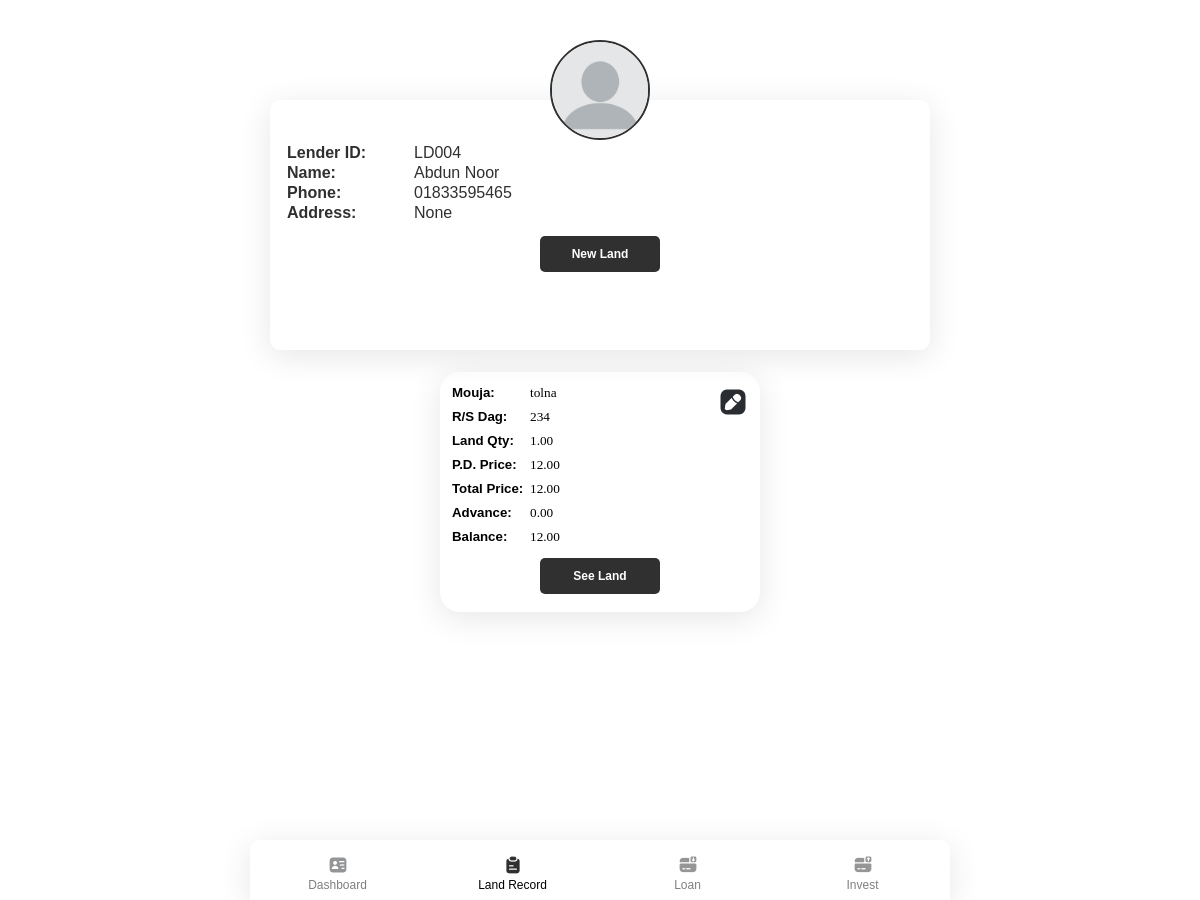
Screenshot of /landownerprofile/4 (signed in) with the database file from the repository.
### app/models.py (models this page shows, shortened)
class Landowner(models.Model):
    Landownername = models.CharField(max_length=50)
    phone = models.CharField(max_length=15, blank=True, null= True)
    img = models.ImageField(default='avatar.png', upload_to='pics')
    landbuyer = models.ForeignKey(User, on_delete=models.SET_NULL, blank=True, null=True)
    address = models.TextField(blank=True, null= True)
    status = models.BooleanField(default=None, null=True, blank=False)
    def __str__(self):
        return "LD00" + str(self.id)

class Land(models.Model):
    landowner = models.ForeignKey(Landowner, on_delete=models.SET_NULL, blank=True, null=True)
    landQTY = models.FloatField(default=0, null=True, blank=True)
    rsdag = models.CharField(max_length=50)
    perDprice = models.FloatField(default=0, null=True, blank=True)
    mouja = models.CharField(max_length=50)
    def totalprice(self):
        return self.perDprice * self.landQTY

### app/views.py (the view)
# urls.py: path('landownerprofile/<int:id>', views.landownerprofile, name='landownerprofile'),
@login_required(login_url='login')
def landownerprofile(request, id):
    if request.method == 'POST' and request.FILES['img']:
        i = request.FILES['img']
        profile = Landowner.objects.get(id=id)
        profile.img = i
        profile.save()
        return redirect("landownerprofile", id)
    else:
        profile = Landowner.objects.get(id=id)
        lands = Land.objects.filter(landowner=profile)
        landdetails = {}
        for land in lands:
            advance = Advance.objects.filter(land=land)
            total = sum([a.advance for a in advance])
            balacnce = land.totalprice() - total
            landdetails[land] = total, balacnce
        return render(request, "app/landownerprofile.html",{
            "profile": profile,
            "landdetails": landdetails,
        })

### app/templates/app/landownerprofile.html (shortened to what this page needs)
{% extends "app/layout.html" %}
{% load static %}
{% block body %}
<header class="profile" style="text-align: center; height: 250px;">
  <div class="image-upload">
    <label onclick="imagePreview(imgbtn)" id="imgbtn">
        <img src="{{ profile.img.url }}" />
    </label>
  </div>
  <div class="info" style="height: 310px;">
    <div class="profileinfo">
        <table>
          <tr><td class="column_left">Lender ID: </td><td class="column_right" >{{ profile }}</td></tr>
          <tr><td class="column_left">Name: </td><td class="column_right">{{ profile.Landownername }}</td></tr>
          <tr><td class="column_left">Phone: </td><td class="column_right">{{ profile.phone }}</td></tr>
          <tr><td class="column_left">Address: </td><td class="column_right">{{ profile.address }}</td></tr>
        </table>
    </div>
    <div class="buttondiv">
      <button class="samebuttons" type="button" onclick="ModalFunc(loanbtn)" id="loanbtn">New Land</button>
    </div>
  </div>
</header>
<div class="list-cards">
  {% for landdetail, advance in landdetails.items %}
    <div class="card list" style="height: 240px;">
        <h5>Mouja: <span class="lightword">{{ landdetail.mouja }}</span></h5>
        <h5>R/S Dag: <span class="lightword">{{ landdetail.rsdag }}</span></h5>
        <h5>Land Qty: <span class="lightword">{{ landdetail.landQTY|floatformat:2 }}</span></h5>
        <h5>P.D. Price: <span class="lightword">{{ landdetail.perDprice|floatformat:2 }}</span></h5>
        <h5>Total Price: <span class="lightword">{{ landdetail.totalprice|floatformat:2 }}</span></h5>
        <h5>Advance: <span class="lightword">{{ advance.0|floatformat:2 }}</span></h5>
        <h5>Balance: <span class="lightword">{{ advance.1|floatformat:2 }}</span></h5>
        <div class="buttondiv">
            <a href="{% url 'advancepage' profile.id landdetail.id %}"><button class="samebuttons">See Land</button></a>
        </div>
        <a href="{% url 'edit' landdetail.id 'landedit' landdetail.landowner %}"><img src="{% static 'app/img/icon/edit.png' %}" alt=""></a>
    </div>
  {% endfor %}
</div>
{% endblock %}

### app/static/app/css/main.css (style rules this page uses)
* { margin: 0; padding: 0; box-sizing: border-box; font-family: 'Poppins', sans-serif; }
html, body { height: 100%; max-width: 700px; margin: auto; }
header { margin: 50px 20px 0 20px; color: #313030; }
.list-cards { display: grid; grid-template-columns: repeat(auto-fit, minmax(320px, max-content)); grid-gap: 12px; justify-content: center; margin-top: 20px; padding-bottom: 70px; }
.card { width: 320px; height: 117px; margin: 2px 10px; box-shadow: 0px 6px 32px rgba(0, 0, 0, 0.1); border-radius: 20px; }
.card img { margin: 15px 0 0 15px; }
.close, .samebuttons, .menuCard button { width: 120px; height: 36px; background: #313030; border-radius: 5px; color: white; border: none; cursor: pointer; font-weight: 600; font-size: 12px; }
.list { padding: 12px; height: 186px; position: relative; }
.list h5 { margin-bottom: 6px; line-height: 18px; }
.list img { position: absolute; top: 0px; right: 12px; }
.lightword { font-family: Poppins; font-style: normal; font-weight: 500; position: absolute; left: 90px; }
table, tr { font-weight: bold; vertical-align: text-top; }
.column_left { width: 110px; }
.column_right { font-weight: 500; padding-left: 15px; }
.buttondiv { text-align: center; margin-top: 12px; }
.profile { background: #ffffff; box-shadow: 0px 6px 32px rgba(0, 0, 0, 0.1); border-radius: 10px; margin-top: 100px; }
.profile img { width: 100px; height: 100px; background: #C4C4C4; border-radius: 50%; object-fit: cover; border: 2px solid #313030; box-sizing: border-box; transform: translatey(-60%); }
.info { transform: translatey(-20%); margin: 0 15px; text-align: left; }

### rows the page displays
Landowner: img (placeholder picture), id "LD004", Landownername "Abdun Noor", phone "01833595465", address "None"
Land: mouja "tolna", rsdag "234", landQTY "1.00", perDprice "12.00", totalprice "12.00", advance "0.00"
